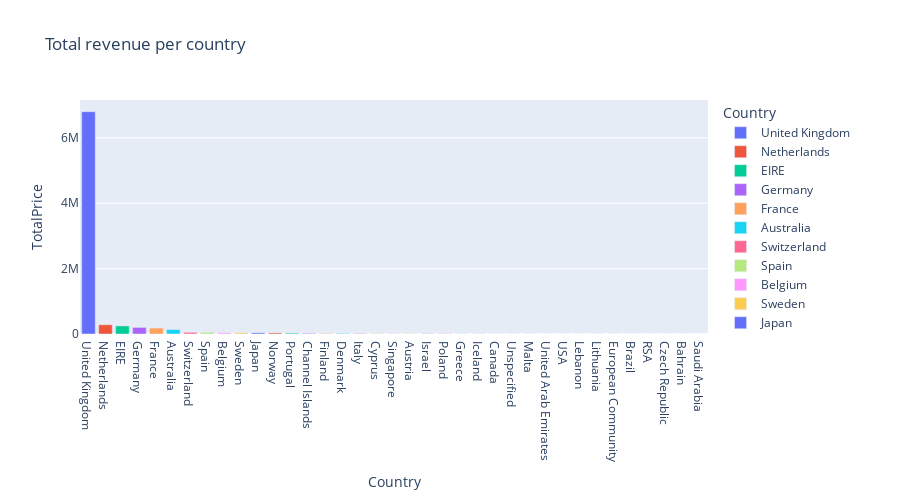

Write notebook code for a chart like this one.
### Markdown cell above
### Задание 4.4

Постройте визуализацию и выделите топ-3 стран, клиенты из которых приносят компании больше всего выручки:
* Великобритания (United Kingdom)
* Германия (Germany)
* Франция (France)
* Нидерланды (Netherlands)
* Ирландия (EIRE)
* Австралия (Australia)

### Code cell
revenue_per_countries = data_cleaned.groupby(
    by=['Country'],
    as_index=False
)['TotalPrice'].sum().sort_values(by='TotalPrice', ascending=False)

fig = px.bar(
    revenue_per_countries,
    x='Country',
    y='TotalPrice',
    color='Country',
    title='Total revenue per country',
    height=500
)
fig.write_html('plotly/bar_2.html')
fig.show()

### Figure 1 — Plotly figure (JSON) as saved in the notebook; plotly's stock layout.template omitted (floating-point values rounded to 4 significant figures)
{"data": [{"alignmentgroup": "True", "hovertemplate": "Country=%{x}<br>TotalPrice=%{y}<extra></extra>", "legendgroup": "United Kingdom", "marker": {"color": "#636efa", "pattern": {"shape": ""}}, "name": "United Kingdom", "offsetgroup": "United Kingdom", "orientation": "v", "showlegend": true, "textposition": "auto", "type": "bar", "x": ["United Kingdom"], "xaxis": "x", "y": [6798000.0], "yaxis": "y"}, {"alignmentgroup": "True", "hovertemplate": "Country=%{x}<br>TotalPrice=%{y}<extra></extra>", "legendgroup": "Netherlands", "marker": {"color": "#EF553B", "pattern": {"shape": ""}}, "name": "Netherlands", "offsetgroup": "Netherlands", "orientation": "v", "showlegend": true, "textposition": "auto", "type": "bar", "x": ["Netherlands"], "xaxis": "x", "y": [283400.0], "yaxis": "y"}, {"alignmentgroup": "True", "hovertemplate": "Country=%{x}<br>TotalPrice=%{y}<extra></extra>", "legendgroup": "EIRE", "marker": {"color": "#00cc96", "pattern": {"shape": ""}}, "name": "EIRE", "offsetgroup": "EIRE", "orientation": "v", "showlegend": true, "textposition": "auto", "type": "bar", "x": ["EIRE"], "xaxis": "x", "y": [247100.0], "yaxis": "y"}, {"alignmentgroup": "True", "hovertemplate": "Country=%{x}<br>TotalPrice=%{y}<extra></extra>", "legendgroup": "Germany", "marker": {"color": "#ab63fa", "pattern": {"shape": ""}}, "name": "Germany", "offsetgroup": "Germany", "orientation": "v", "showlegend": true, "textposition": "auto", "type": "bar", "x": ["Germany"], "xaxis": "x", "y": [201500.0], "yaxis": "y"}, {"alignmentgroup": "True", "hovertemplate": "Country=%{x}<br>TotalPrice=%{y}<extra></extra>", "legendgroup": "France", "marker": {"color": "#FFA15A", "pattern": {"shape": ""}}, "name": "France", "offsetgroup": "France", "orientation": "v", "showlegend": true, "textposition": "auto", "type": "bar", "x": ["France"], "xaxis": "x", "y": [181500.0], "yaxis": "y"}, {"alignmentgroup": "True", "hovertemplate": "Country=%{x}<br>TotalPrice=%{y}<extra></extra>", "legendgroup": "Australia", "marker": {"color": "#19d3f3", "pattern": {"shape": ""}}, "name": "Australia", "offsetgroup": "Australia", "orientation": "v", "showlegend": true, "textposition": "auto", "type": "bar", "x": ["Australia"], "xaxis": "x", "y": [137000.0], "yaxis": "y"}, {"alignmentgroup": "True", "hovertemplate": "Country=%{x}<br>TotalPrice=%{y}<extra></extra>", "legendgroup": "Switzerland", "marker": {"color": "#FF6692", "pattern": {"shape": ""}}, "name": "Switzerland", "offsetgroup": "Switzerland", "orientation": "v", "showlegend": true, "textposition": "auto", "type": "bar", "x": ["Switzerland"], "xaxis": "x", "y": [51860.0], "yaxis": "y"}, {"alignmentgroup": "True", "hovertemplate": "Country=%{x}<br>TotalPrice=%{y}<extra></extra>", "legendgroup": "Spain", "marker": {"color": "#B6E880", "pattern": {"shape": ""}}, "name": "Spain", "offsetgroup": "Spain", "orientation": "v", "showlegend": true, "textposition": "auto", "type": "bar", "x": ["Spain"], "xaxis": "x", "y": [51760.0], "yaxis": "y"}, {"alignmentgroup": "True", "hovertemplate": "Country=%{x}<br>TotalPrice=%{y}<extra></extra>", "legendgroup": "Belgium", "marker": {"color": "#FF97FF", "pattern": {"shape": ""}}, "name": "Belgium", "offsetgroup": "Belgium", "orientation": "v", "showlegend": true, "textposition": "auto", "type": "bar", "x": ["Belgium"], "xaxis": "x", "y": [36670.0], "yaxis": "y"}, {"alignmentgroup": "True", "hovertemplate": "Country=%{x}<br>TotalPrice=%{y}<extra></extra>", "legendgroup": "Sweden", "marker": {"color": "#FECB52", "pattern": {"shape": ""}}, "name": "Sweden", "offsetgroup": "Sweden", "orientation": "v", "showlegend": true, "textposition": "auto", "type": "bar", "x": ["Sweden"], "xaxis": "x", "y": [36360.0], "yaxis": "y"}, {"alignmentgroup": "True", "hovertemplate": "Country=%{x}<br>TotalPrice=%{y}<extra></extra>", "legendgroup": "Japan", "marker": {"color": "#636efa", "pattern": {"shape": ""}}, "name": "Japan", "offsetgroup": "Japan", "orientation": "v", "showlegend": true, "textposition": "auto", "type": "bar", "x": ["Japan"], "xaxis": "x", "y": [35420.0], "yaxis": "y"}, {"alignmentgroup": "True", "hovertemplate": "Country=%{x}<br>TotalPrice=%{y}<extra></extra>", "legendgroup": "Norway", "marker": {"color": "#EF553B", "pattern": {"shape": ""}}, "name": "Norway", "offsetgroup": "Norway", "orientation": "v", "showlegend": true, "textposition": "auto", "type": "bar", "x": ["Norway"], "xaxis": "x", "y": [32290.0], "yaxis": "y"}, {"alignmentgroup": "True", "hovertemplate": "Country=%{x}<br>TotalPrice=%{y}<extra></extra>", "legendgroup": "Portugal", "marker": {"color": "#00cc96", "pattern": {"shape": ""}}, "name": "Portugal", "offsetgroup": "Portugal", "orientation": "v", "showlegend": true, "textposition": "auto", "type": "bar", "x": ["Portugal"], "xaxis": "x", "y": [26500.0], "yaxis": "y"}, {"alignmentgroup": "True", "hovertemplate": "Country=%{x}<br>TotalPrice=%{y}<extra></extra>", "legendgroup": "Channel Islands", "marker": {"color": "#ab63fa", "pattern": {"shape": ""}}, "name": "Channel Islands", "offsetgroup": "Channel Islands", "orientation": "v", "showlegend": true, "textposition": "auto", "type": "bar", "x": ["Channel Islands"], "xaxis": "x", "y": [19930.0], "yaxis": "y"}, {"alignmentgroup": "True", "hovertemplate": "Country=%{x}<br>TotalPrice=%{y}<extra></extra>", "legendgroup": "Finland", "marker": {"color": "#FFA15A", "pattern": {"shape": ""}}, "name": "Finland", "offsetgroup": "Finland", "orientation": "v", "showlegend": true, "textposition": "auto", "type": "bar", "x": ["Finland"], "xaxis": "x", "y": [18300.0], "yaxis": "y"}, {"alignmentgroup": "True", "hovertemplate": "Country=%{x}<br>TotalPrice=%{y}<extra></extra>", "legendgroup": "Denmark", "marker": {"color": "#19d3f3", "pattern": {"shape": ""}}, "name": "Denmark", "offsetgroup": "Denmark", "orientation": "v", "showlegend": true, "textposition": "auto", "type": "bar", "x": ["Denmark"], "xaxis": "x", "y": [18040.0], "yaxis": "y"}, {"alignmentgroup": "True", "hovertemplate": "Country=%{x}<br>TotalPrice=%{y}<extra></extra>", "legendgroup": "Italy", "marker": {"color": "#FF6692", "pattern": {"shape": ""}}, "name": "Italy", "offsetgroup": "Italy", "orientation": "v", "showlegend": true, "textposition": "auto", "type": "bar", "x": ["Italy"], "xaxis": "x", "y": [15340.0], "yaxis": "y"}, {"alignmentgroup": "True", "hovertemplate": "Country=%{x}<br>TotalPrice=%{y}<extra></extra>", "legendgroup": "Cyprus", "marker": {"color": "#B6E880", "pattern": {"shape": ""}}, "name": "Cyprus", "offsetgroup": "Cyprus", "orientation": "v", "showlegend": true, "textposition": "auto", "type": "bar", "x": ["Cyprus"], "xaxis": "x", "y": [12800.0], "yaxis": "y"}, {"alignmentgroup": "True", "hovertemplate": "Country=%{x}<br>TotalPrice=%{y}<extra></extra>", "legendgroup": "Singapore", "marker": {"color": "#FF97FF", "pattern": {"shape": ""}}, "name": "Singapore", "offsetgroup": "Singapore", "orientation": "v", "showlegend": true, "textposition": "auto", "type": "bar", "x": ["Singapore"], "xaxis": "x", "y": [9120.0], "yaxis": "y"}, {"alignmentgroup": "True", "hovertemplate": "Country=%{x}<br>TotalPrice=%{y}<extra></extra>", "legendgroup": "Austria", "marker": {"color": "#FECB52", "pattern": {"shape": ""}}, "name": "Austria", "offsetgroup": "Austria", "orientation": "v", "showlegend": true, "textposition": "auto", "type": "bar", "x": ["Austria"], "xaxis": "x", "y": [8721.0], "yaxis": "y"}, {"alignmentgroup": "True", "hovertemplate": "Country=%{x}<br>TotalPrice=%{y}<extra></extra>", "legendgroup": "Israel", "marker": {"color": "#636efa", "pattern": {"shape": ""}}, "name": "Israel", "offsetgroup": "Israel", "orientation": "v", "showlegend": true, "textposition": "auto", "type": "bar", "x": ["Israel"], "xaxis": "x", "y": [7216.0], "yaxis": "y"}, {"alignmentgroup": "True", "hovertemplate": "Country=%{x}<br>TotalPrice=%{y}<extra></extra>", "legendgroup": "Poland", "marker": {"color": "#EF553B", "pattern": {"shape": ""}}, "name": "Poland", "offsetgroup": "Poland", "orientation": "v", "showlegend": true, "textposition": "auto", "type": "bar", "x": ["Poland"], "xaxis": "x", "y": [6853.0], "yaxis": "y"}, {"alignmentgroup": "True", "hovertemplate": "Country=%{x}<br>TotalPrice=%{y}<extra></extra>", "legendgroup": "Greece", "marker": {"color": "#00cc96", "pattern": {"shape": ""}}, "name": "Greece", "offsetgroup": "Greece", "orientation": "v", "showlegend": true, "textposition": "auto", "type": "bar", "x": ["Greece"], "xaxis": "x", "y": [4426.0], "yaxis": "y"}, {"alignmentgroup": "True", "hovertemplate": "Country=%{x}<br>TotalPrice=%{y}<extra></extra>", "legendgroup": "Iceland", "marker": {"color": "#ab63fa", "pattern": {"shape": ""}}, "name": "Iceland", "offsetgroup": "Iceland", "orientation": "v", "showlegend": true, "textposition": "auto", "type": "bar", "x": ["Iceland"], "xaxis": "x", "y": [4310], "yaxis": "y"}, {"alignmentgroup": "True", "hovertemplate": "Country=%{x}<br>TotalPrice=%{y}<extra></extra>", "legendgroup": "Canada", "marker": {"color": "#FFA15A", "pattern": {"shape": ""}}, "name": "Canada", "offsetgroup": "Canada", "orientation": "v", "showlegend": true, "textposition": "auto", "type": "bar", "x": ["Canada"], "xaxis": "x", "y": [3115.0], "yaxis": "y"}, {"alignmentgroup": "True", "hovertemplate": "Country=%{x}<br>TotalPrice=%{y}<extra></extra>", "legendgroup": "Unspecified", "marker": {"color": "#19d3f3", "pattern": {"shape": ""}}, "name": "Unspecified", "offsetgroup": "Unspecified", "orientation": "v", "showlegend": true, "textposition": "auto", "type": "bar", "x": ["Unspecified"], "xaxis": "x", "y": [2661.0], "yaxis": "y"}, {"alignmentgroup": "True", "hovertemplate": "Country=%{x}<br>TotalPrice=%{y}<extra></extra>", "legendgroup": "Malta", "marker": {"color": "#FF6692", "pattern": {"shape": ""}}, "name": "Malta", "offsetgroup": "Malta", "orientation": "v", "showlegend": true, "textposition": "auto", "type": "bar", "x": ["Malta"], "xaxis": "x", "y": [2011.0], "yaxis": "y"}, {"alignmentgroup": "True", "hovertemplate": "Country=%{x}<br>TotalPrice=%{y}<extra></extra>", "legendgroup": "United Arab Emirates", "marker": {"color": "#B6E880", "pattern": {"shape": ""}}, "name": "United Arab Emirates", "offsetgroup": "United Arab Emirates", "orientation": "v", "showlegend": true, "textposition": "auto", "type": "bar", "x": ["United Arab Emirates"], "xaxis": "x", "y": [1865.0], "yaxis": "y"}, {"alignmentgroup": "True", "hovertemplate": "Country=%{x}<br>TotalPrice=%{y}<extra></extra>", "legendgroup": "USA", "marker": {"color": "#FF97FF", "pattern": {"shape": ""}}, "name": "USA", "offsetgroup": "USA", "orientation": "v", "showlegend": true, "textposition": "auto", "type": "bar", "x": ["USA"], "xaxis": "x", "y": [1731.0], "yaxis": "y"}, {"alignmentgroup": "True", "hovertemplate": "Country=%{x}<br>TotalPrice=%{y}<extra></extra>", "legendgroup": "Lebanon", "marker": {"color": "#FECB52", "pattern": {"shape": ""}}, "name": "Lebanon", "offsetgroup": "Lebanon", "orientation": "v", "showlegend": true, "textposition": "auto", "type": "bar", "x": ["Lebanon"], "xaxis": "x", "y": [1694.0], "yaxis": "y"}, {"alignmentgroup": "True", "hovertemplate": "Country=%{x}<br>TotalPrice=%{y}<extra></extra>", "legendgroup": "Lithuania", "marker": {"color": "#636efa", "pattern": {"shape": ""}}, "name": "Lithuania", "offsetgroup": "Lithuania", "orientation": "v", "showlegend": true, "textposition": "auto", "type": "bar", "x": ["Lithuania"], "xaxis": "x", "y": [1661.0], "yaxis": "y"}, {"alignmentgroup": "True", "hovertemplate": "Country=%{x}<br>TotalPrice=%{y}<extra></extra>", "legendgroup": "European Community", "marker": {"color": "#EF553B", "pattern": {"shape": ""}}, "name": "European Community", "offsetgroup": "European Community", "orientation": "v", "showlegend": true, "textposition": "auto", "type": "bar", "x": ["European Community"], "xaxis": "x", "y": [1151.0], "yaxis": "y"}, {"alignmentgroup": "True", "hovertemplate": "Country=%{x}<br>TotalPrice=%{y}<extra></extra>", "legendgroup": "Brazil", "marker": {"color": "#00cc96", "pattern": {"shape": ""}}, "name": "Brazil", "offsetgroup": "Brazil", "orientation": "v", "showlegend": true, "textposition": "auto", "type": "bar", "x": ["Brazil"], "xaxis": "x", "y": [1144.0], "yaxis": "y"}, {"alignmentgroup": "True", "hovertemplate": "Country=%{x}<br>TotalPrice=%{y}<extra></extra>", "legendgroup": "RSA", "marker": {"color": "#ab63fa", "pattern": {"shape": ""}}, "name": "RSA", "offsetgroup": "RSA", "orientation": "v", "showlegend": true, "textposition": "auto", "type": "bar", "x": ["RSA"], "xaxis": "x", "y": [1002.0], "yaxis": "y"}, {"alignmentgroup": "True", "hovertemplate": "Country=%{x}<br>TotalPrice=%{y}<extra></extra>", "legendgroup": "Czech Republic", "marker": {"color": "#FFA15A", "pattern": {"shape": ""}}, "name": "Czech Republic", "offsetgroup": "Czech Republic", "orientation": "v", "showlegend": true, "textposition": "auto", "type": "bar", "x": ["Czech Republic"], "xaxis": "x", "y": [729.2], "yaxis": "y"}, {"alignmentgroup": "True", "hovertemplate": "Country=%{x}<br>TotalPrice=%{y}<extra></extra>", "legendgroup": "Bahrain", "marker": {"color": "#19d3f3", "pattern": {"shape": ""}}, "name": "Bahrain", "offsetgroup": "Bahrain", "orientation": "v", "showlegend": true, "textposition": "auto", "type": "bar", "x": ["Bahrain"], "xaxis": "x", "y": [548.4], "yaxis": "y"}, {"alignmentgroup": "True", "hovertemplate": "Country=%{x}<br>TotalPrice=%{y}<extra></extra>", "legendgroup": "Saudi Arabia", "marker": {"color": "#FF6692", "pattern": {"shape": ""}}, "name": "Saudi Arabia", "offsetgroup": "Saudi Arabia", "orientation": "v", "showlegend": true, "textposition": "auto", "type": "bar", "x": ["Saudi Arabia"], "xaxis": "x", "y": [131.2], "yaxis": "y"}], "layout": {"barmode": "relative", "height": 500, "legend": {"title": {"text": "Country"}, "tracegroupgap": 0}, "title": {"text": "Total revenue per country"}, "xaxis": {"anchor": "y", "categoryarray": ["United Kingdom", "Netherlands", "EIRE", "Germany", "France", "Australia", "Switzerland", "Spain", "Belgium", "Sweden", "Japan", "Norway", "Portugal", "Channel Islands", "Finland", "Denmark", "Italy", "Cyprus", "Singapore", "Austria", "Israel", "Poland", "Greece", "Iceland", "Canada", "Unspecified", "Malta", "United Arab Emirates", "USA", "Lebanon", "Lithuania", "European Community", "Brazil", "RSA", "Czech Republic", "Bahrain", "Saudi Arabia"], "categoryorder": "array", "domain": [0, 1], "title": {"text": "Country"}}, "yaxis": {"anchor": "x", "domain": [0, 1], "title": {"text": "TotalPrice"}}}}
